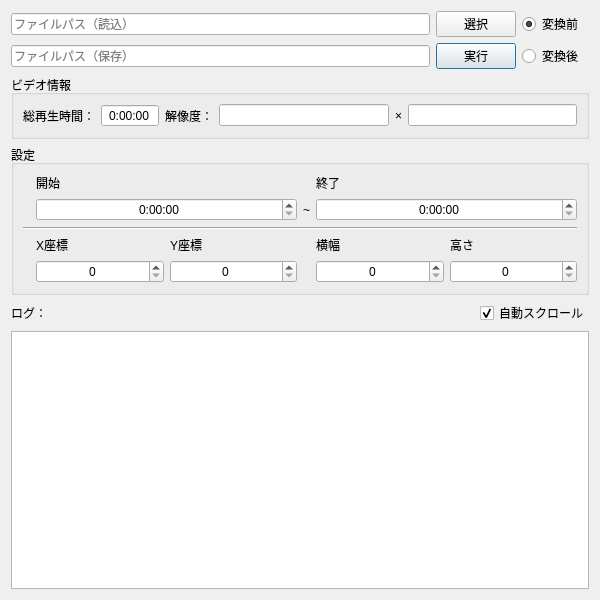
<?xml version="1.0" encoding="UTF-8"?>
<ui version="4.0">
 <class>Dialog</class>
 <widget class="QDialog" name="Dialog">
  <property name="geometry">
   <rect>
    <x>0</x>
    <y>0</y>
    <width>600</width>
    <height>600</height>
   </rect>
  </property>
  <property name="windowTitle">
   <string>Dialog</string>
  </property>
  <property name="windowIcon">
   <iconset resource="resources.qrc">
    <normaloff>:/lib/components/icons/feather/video.svg</normaloff>:/lib/components/icons/feather/video.svg</iconset>
  </property>
  <layout class="QGridLayout" name="gridLayout" columnstretch="0">
   <item row="0" column="0">
    <widget class="QFrame" name="frame">
     <property name="frameShape">
      <enum>QFrame::Shape::NoFrame</enum>
     </property>
     <property name="frameShadow">
      <enum>QFrame::Shadow::Raised</enum>
     </property>
     <layout class="QGridLayout" name="gridLayout_2">
      <property name="leftMargin">
       <number>0</number>
      </property>
      <property name="topMargin">
       <number>0</number>
      </property>
      <property name="rightMargin">
       <number>0</number>
      </property>
      <property name="bottomMargin">
       <number>0</number>
      </property>
      <item row="4" column="0" colspan="2">
       <widget class="QGroupBox" name="groupBox_2">
        <property name="sizePolicy">
         <sizepolicy hsizetype="Preferred" vsizetype="Maximum">
          <horstretch>0</horstretch>
          <verstretch>0</verstretch>
         </sizepolicy>
        </property>
        <property name="title">
         <string>設定</string>
        </property>
        <layout class="QGridLayout" name="gridLayout_5">
         <item row="0" column="2" colspan="2">
          <widget class="QLabel" name="label_9">
           <property name="text">
            <string>開始</string>
           </property>
          </widget>
         </item>
         <item row="0" column="5" colspan="2">
          <widget class="QLabel" name="label_8">
           <property name="text">
            <string>終了</string>
           </property>
          </widget>
         </item>
         <item row="1" column="1">
          <widget class="QLabel" name="label_3">
           <property name="text">
            <string/>
           </property>
           <property name="pixmap">
            <pixmap resource="resources.qrc">:/lib/components/icons/feather/clock.svg</pixmap>
           </property>
           <property name="alignment">
            <set>Qt::AlignmentFlag::AlignRight|Qt::AlignmentFlag::AlignTrailing|Qt::AlignmentFlag::AlignVCenter</set>
           </property>
          </widget>
         </item>
         <item row="1" column="2" colspan="2">
          <widget class="QTimeEdit" name="time_start">
           <property name="sizePolicy">
            <sizepolicy hsizetype="Expanding" vsizetype="Fixed">
             <horstretch>0</horstretch>
             <verstretch>0</verstretch>
            </sizepolicy>
           </property>
           <property name="alignment">
            <set>Qt::AlignmentFlag::AlignCenter</set>
           </property>
           <property name="readOnly">
            <bool>false</bool>
           </property>
           <property name="displayFormat">
            <string>H:mm:ss</string>
           </property>
          </widget>
         </item>
         <item row="1" column="4">
          <widget class="QLabel" name="label_4">
           <property name="text">
            <string>~</string>
           </property>
           <property name="alignment">
            <set>Qt::AlignmentFlag::AlignCenter</set>
           </property>
          </widget>
         </item>
         <item row="1" column="5" colspan="2">
          <widget class="QTimeEdit" name="time_end">
           <property name="sizePolicy">
            <sizepolicy hsizetype="Expanding" vsizetype="Fixed">
             <horstretch>0</horstretch>
             <verstretch>0</verstretch>
            </sizepolicy>
           </property>
           <property name="alignment">
            <set>Qt::AlignmentFlag::AlignCenter</set>
           </property>
           <property name="displayFormat">
            <string>H:mm:ss</string>
           </property>
          </widget>
         </item>
         <item row="2" column="1" colspan="6">
          <widget class="Line" name="line_2">
           <property name="orientation">
            <enum>Qt::Orientation::Horizontal</enum>
           </property>
          </widget>
         </item>
         <item row="3" column="2">
          <widget class="QLabel" name="label_10">
           <property name="text">
            <string>X座標</string>
           </property>
          </widget>
         </item>
         <item row="3" column="3">
          <widget class="QLabel" name="label_11">
           <property name="text">
            <string>Y座標</string>
           </property>
          </widget>
         </item>
         <item row="3" column="5">
          <widget class="QLabel" name="label_12">
           <property name="text">
            <string>横幅</string>
           </property>
          </widget>
         </item>
         <item row="3" column="6">
          <widget class="QLabel" name="label_13">
           <property name="text">
            <string>高さ</string>
           </property>
          </widget>
         </item>
         <item row="4" column="1">
          <widget class="QLabel" name="label_5">
           <property name="text">
            <string/>
           </property>
           <property name="pixmap">
            <pixmap resource="resources.qrc">:/lib/components/icons/feather/layout.svg</pixmap>
           </property>
           <property name="alignment">
            <set>Qt::AlignmentFlag::AlignRight|Qt::AlignmentFlag::AlignTrailing|Qt::AlignmentFlag::AlignVCenter</set>
           </property>
          </widget>
         </item>
         <item row="4" column="2">
          <widget class="QSpinBox" name="spin_x">
           <property name="sizePolicy">
            <sizepolicy hsizetype="Expanding" vsizetype="Fixed">
             <horstretch>0</horstretch>
             <verstretch>0</verstretch>
            </sizepolicy>
           </property>
           <property name="alignment">
            <set>Qt::AlignmentFlag::AlignCenter</set>
           </property>
           <property name="maximum">
            <number>10000</number>
           </property>
          </widget>
         </item>
         <item row="4" column="3">
          <widget class="QSpinBox" name="spin_y">
           <property name="sizePolicy">
            <sizepolicy hsizetype="Expanding" vsizetype="Fixed">
             <horstretch>0</horstretch>
             <verstretch>0</verstretch>
            </sizepolicy>
           </property>
           <property name="alignment">
            <set>Qt::AlignmentFlag::AlignCenter</set>
           </property>
           <property name="maximum">
            <number>10000</number>
           </property>
          </widget>
         </item>
         <item row="4" column="5">
          <widget class="QSpinBox" name="spin_w">
           <property name="sizePolicy">
            <sizepolicy hsizetype="Expanding" vsizetype="Fixed">
             <horstretch>0</horstretch>
             <verstretch>0</verstretch>
            </sizepolicy>
           </property>
           <property name="alignment">
            <set>Qt::AlignmentFlag::AlignCenter</set>
           </property>
           <property name="maximum">
            <number>10000</number>
           </property>
          </widget>
         </item>
         <item row="4" column="6">
          <widget class="QSpinBox" name="spin_h">
           <property name="sizePolicy">
            <sizepolicy hsizetype="Expanding" vsizetype="Fixed">
             <horstretch>0</horstretch>
             <verstretch>0</verstretch>
            </sizepolicy>
           </property>
           <property name="alignment">
            <set>Qt::AlignmentFlag::AlignCenter</set>
           </property>
           <property name="maximum">
            <number>10000</number>
           </property>
          </widget>
         </item>
        </layout>
       </widget>
      </item>
      <item row="3" column="0" colspan="2">
       <widget class="QGroupBox" name="groupBox">
        <property name="sizePolicy">
         <sizepolicy hsizetype="Preferred" vsizetype="Maximum">
          <horstretch>0</horstretch>
          <verstretch>0</verstretch>
         </sizepolicy>
        </property>
        <property name="title">
         <string>ビデオ情報</string>
        </property>
        <layout class="QGridLayout" name="gridLayout_4">
         <item row="0" column="0">
          <widget class="QLabel" name="label">
           <property name="text">
            <string>総再生時間：</string>
           </property>
          </widget>
         </item>
         <item row="0" column="1">
          <widget class="QTimeEdit" name="time_video_play">
           <property name="alignment">
            <set>Qt::AlignmentFlag::AlignCenter</set>
           </property>
           <property name="readOnly">
            <bool>true</bool>
           </property>
           <property name="buttonSymbols">
            <enum>QAbstractSpinBox::ButtonSymbols::NoButtons</enum>
           </property>
           <property name="displayFormat">
            <string>H:mm:ss</string>
           </property>
          </widget>
         </item>
         <item row="0" column="2">
          <widget class="QLabel" name="label_2">
           <property name="text">
            <string>解像度：</string>
           </property>
          </widget>
         </item>
         <item row="0" column="3">
          <widget class="QLineEdit" name="line_video_width">
           <property name="alignment">
            <set>Qt::AlignmentFlag::AlignCenter</set>
           </property>
           <property name="readOnly">
            <bool>true</bool>
           </property>
          </widget>
         </item>
         <item row="0" column="4">
          <widget class="QLabel" name="label_6">
           <property name="text">
            <string>×</string>
           </property>
          </widget>
         </item>
         <item row="0" column="5">
          <widget class="QLineEdit" name="line_video_height">
           <property name="alignment">
            <set>Qt::AlignmentFlag::AlignCenter</set>
           </property>
           <property name="readOnly">
            <bool>true</bool>
           </property>
          </widget>
         </item>
        </layout>
       </widget>
      </item>
      <item row="6" column="0" colspan="2">
       <widget class="QListWidget" name="list_widget_log">
        <property name="selectionMode">
         <enum>QAbstractItemView::SelectionMode::ExtendedSelection</enum>
        </property>
       </widget>
      </item>
      <item row="5" column="0" colspan="2">
       <widget class="QFrame" name="frame_2">
        <property name="sizePolicy">
         <sizepolicy hsizetype="Preferred" vsizetype="Maximum">
          <horstretch>0</horstretch>
          <verstretch>0</verstretch>
         </sizepolicy>
        </property>
        <property name="frameShape">
         <enum>QFrame::Shape::NoFrame</enum>
        </property>
        <property name="frameShadow">
         <enum>QFrame::Shadow::Raised</enum>
        </property>
        <layout class="QGridLayout" name="gridLayout_6">
         <property name="leftMargin">
          <number>0</number>
         </property>
         <property name="topMargin">
          <number>0</number>
         </property>
         <property name="rightMargin">
          <number>0</number>
         </property>
         <property name="bottomMargin">
          <number>0</number>
         </property>
         <item row="1" column="1">
          <widget class="QCheckBox" name="cbox_auto_scroll">
           <property name="sizePolicy">
            <sizepolicy hsizetype="Maximum" vsizetype="Fixed">
             <horstretch>0</horstretch>
             <verstretch>0</verstretch>
            </sizepolicy>
           </property>
           <property name="text">
            <string>自動スクロール</string>
           </property>
           <property name="checked">
            <bool>true</bool>
           </property>
          </widget>
         </item>
         <item row="1" column="0">
          <widget class="QLabel" name="label_7">
           <property name="text">
            <string>ログ：</string>
           </property>
          </widget>
         </item>
        </layout>
       </widget>
      </item>
      <item row="0" column="0">
       <widget class="QFrame" name="frame_1">
        <property name="frameShape">
         <enum>QFrame::Shape::NoFrame</enum>
        </property>
        <property name="frameShadow">
         <enum>QFrame::Shadow::Raised</enum>
        </property>
        <layout class="QGridLayout" name="gridLayout_3">
         <property name="leftMargin">
          <number>0</number>
         </property>
         <property name="topMargin">
          <number>0</number>
         </property>
         <property name="rightMargin">
          <number>0</number>
         </property>
         <property name="bottomMargin">
          <number>0</number>
         </property>
         <item row="0" column="0">
          <widget class="QLineEdit" name="line_input_fpath">
           <property name="dragEnabled">
            <bool>true</bool>
           </property>
           <property name="readOnly">
            <bool>true</bool>
           </property>
           <property name="placeholderText">
            <string>ファイルパス（読込）</string>
           </property>
          </widget>
         </item>
         <item row="1" column="1">
          <widget class="QPushButton" name="pbtn_run">
           <property name="text">
            <string>実行</string>
           </property>
           <property name="icon">
            <iconset>
             <normaloff>:/lib/components/icons/feather/file-plus.svg</normaloff>:/lib/components/icons/feather/file-plus.svg</iconset>
           </property>
          </widget>
         </item>
         <item row="1" column="0">
          <widget class="QLineEdit" name="line_output_fpath">
           <property name="dragEnabled">
            <bool>true</bool>
           </property>
           <property name="readOnly">
            <bool>true</bool>
           </property>
           <property name="placeholderText">
            <string>ファイルパス（保存）</string>
           </property>
          </widget>
         </item>
         <item row="0" column="1">
          <widget class="QPushButton" name="pbtn_select">
           <property name="text">
            <string>選択</string>
           </property>
           <property name="icon">
            <iconset>
             <normaloff>:/lib/components/icons/feather/file.svg</normaloff>:/lib/components/icons/feather/file.svg</iconset>
           </property>
          </widget>
         </item>
         <item row="0" column="2">
          <widget class="QRadioButton" name="rbtn_input_file">
           <property name="sizePolicy">
            <sizepolicy hsizetype="Maximum" vsizetype="Fixed">
             <horstretch>0</horstretch>
             <verstretch>0</verstretch>
            </sizepolicy>
           </property>
           <property name="text">
            <string>変換前</string>
           </property>
           <property name="checkable">
            <bool>true</bool>
           </property>
           <property name="checked">
            <bool>true</bool>
           </property>
          </widget>
         </item>
         <item row="1" column="2">
          <widget class="QRadioButton" name="rbtn_output_file">
           <property name="sizePolicy">
            <sizepolicy hsizetype="Maximum" vsizetype="Fixed">
             <horstretch>0</horstretch>
             <verstretch>0</verstretch>
            </sizepolicy>
           </property>
           <property name="text">
            <string>変換後</string>
           </property>
           <property name="checkable">
            <bool>false</bool>
           </property>
          </widget>
         </item>
        </layout>
       </widget>
      </item>
     </layout>
    </widget>
   </item>
  </layout>
 </widget>
 <tabstops>
  <tabstop>line_input_fpath</tabstop>
  <tabstop>pbtn_select</tabstop>
  <tabstop>line_output_fpath</tabstop>
  <tabstop>pbtn_run</tabstop>
  <tabstop>time_start</tabstop>
  <tabstop>time_end</tabstop>
  <tabstop>spin_x</tabstop>
  <tabstop>spin_y</tabstop>
  <tabstop>spin_w</tabstop>
  <tabstop>spin_h</tabstop>
  <tabstop>cbox_auto_scroll</tabstop>
  <tabstop>rbtn_input_file</tabstop>
  <tabstop>rbtn_output_file</tabstop>
  <tabstop>time_video_play</tabstop>
  <tabstop>line_video_width</tabstop>
  <tabstop>line_video_height</tabstop>
  <tabstop>list_widget_log</tabstop>
 </tabstops>
 <resources>
  <include location="resources.qrc"/>
 </resources>
 <connections/>
</ui>
